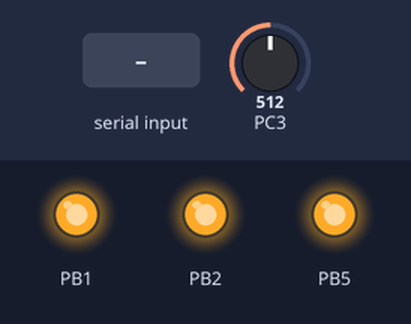
Recording of a program running on a simulated ATmega328P, built with avr-gcc and emulated at 16 MHz. Shown: output pins drawn as LEDs (lit = HIGH). Inputs (shaded band) come from the test bench; at power-on: PC3 = 512. What the program prints to the serial monitor is not drawn.

Above: at 1.2 s.
1.3 s: ",\n" received over Serial
Timing chart, 0 to 4.3 s (numbered marks = the images above; inputs shaded):
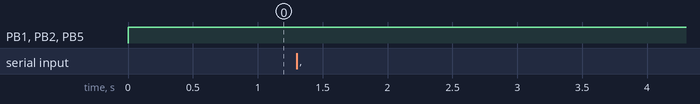

Measured:
- after the input at 1.3 s, every drawn part: stays the same

The program:

main.c
```c
#define F_CPU 16000000UL
#include <avr/io.h>
#include <avr/interrupt.h>

#include "pwm.h"
#include "adc.h"
#include "uart.h"
#include "temporizacion.h"

int main(void) {
    PWM_Init();
    ADC_Init();
    UART_Init();
    Temporizacion_Init();

    sei();

    UART_SendString("Control LED RGB iniciado.\r\n");
    UART_SendString("Formato de comando: SET_COLOR=X,X,X   (0 <= X <= 255)\r\n");

    uint32_t periodo_T = 6000; // Inicia lento (minima luz)
    uint32_t ultimo_lectura_adc = 0;

    while (1) {
        UART_ParseCommand();

        // Leemos el LDR cada 200ms para no bloquear la simulacion con lecturas continuas del ADC
        uint32_t ms_actual = Temporizacion_GetMillis();
        if ((ms_actual - ultimo_lectura_adc) > 200) {
            periodo_T = ADC_GetPeriodoT();
            ultimo_lectura_adc = ms_actual;
        }

        Temporizacion_AnimacionUpdate(periodo_T);
    }

    return 0;
}
```

adc.c
```c
#include "adc.h"
#include <avr/io.h>

static uint16_t leer_ADC(void) {
    ADCSRA |= (1 << ADSC);
    while (ADCSRA & (1 << ADSC));
    return ADC;
}

void ADC_Init(void) {
    ADMUX = (1 << REFS0) | (1 << MUX1) | (1 << MUX0);
    ADCSRA = (1 << ADEN) | (1 << ADPS2) | (1 << ADPS1) | (1 << ADPS0);
}

uint32_t ADC_GetPeriodoT(void) {
    uint16_t valor_adc = leer_ADC();
    uint32_t periodo = 6000 - ((uint32_t)valor_adc * 3000 / 1023);

    if (periodo < 3000) periodo = 3000;
    if (periodo > 6000) periodo = 6000;

    return periodo;
}
```

adc.h
```c
#ifndef _ADC_H_
#define _ADC_H_

#include <stdint.h>

void ADC_Init(void);
uint32_t ADC_GetPeriodoT(void);

#endif /* _ADC_H_ */
```

pwm.c
```c
#include "pwm.h"
#include <avr/io.h>
#include <avr/interrupt.h>

#define PWM_PERIOD 256

static volatile uint8_t color_r = 0;
static volatile uint8_t color_g = 0;
static volatile uint8_t color_b = 0;
static volatile uint8_t intensidad_actual = 0;
static volatile uint8_t rojo_soft_pwm = 0;
static volatile uint16_t contador_pwm_soft = 0;

ISR(TIMER0_OVF_vect) {
    if (++contador_pwm_soft >= PWM_PERIOD) {
        contador_pwm_soft = 0;
    }
    if (contador_pwm_soft < rojo_soft_pwm) {
        PORTB &= ~(1 << PB5); // Prende (0V)
    } else {
        PORTB |= (1 << PB5);  // Apaga (5V)
    }
}

void PWM_Init(void) {
    DDRB |= (1 << PB1) | (1 << PB2) | (1 << PB5);
    PORTB |= (1 << PB5); // Iniciar apagado (5V)

    TCCR1A |= (1 << WGM10);
    TCCR1B |= (1 << WGM12);
    TCCR1A |= (1 << COM1A1) | (1 << COM1A0) | (1 << COM1B1) | (1 << COM1B0);
    TCCR1B |= (1 << CS12);

    TCCR0B |= (1 << CS00);
    TIMSK0 |= (1 << TOIE0);
}

void PWM_SetColor(uint8_t r, uint8_t g, uint8_t b) {
    color_r = r;
    color_g = g;
    color_b = b;
}

void PWM_SetIntensity(uint8_t intensity) {
    intensidad_actual = intensity;
}

void PWM_Update(void) {
    uint8_t azul_escalado = ((uint16_t)color_b * intensidad_actual) / 255;
    uint8_t verde_escalado = ((uint16_t)color_g * intensidad_actual) / 255;
    uint8_t rojo_escalado = ((uint16_t)color_r * intensidad_actual) / 255;

    OCR1A = azul_escalado;
    OCR1B = verde_escalado;
    rojo_soft_pwm = rojo_escalado;
}
```

pwm.h
```c
#ifndef _PWM_H_
#define _PWM_H_

#include <stdint.h>

void PWM_Init(void);
void PWM_SetColor(uint8_t r, uint8_t g, uint8_t b);
void PWM_SetIntensity(uint8_t intensity);
void PWM_Update(void);

#endif /* _PWM_H_ */
```

temporizacion.c
```c
#include "temporizacion.h"
#include "pwm.h"
#include <avr/io.h>
#include <avr/interrupt.h>

static volatile uint32_t ms_totales = 0;

ISR(TIMER2_COMPA_vect) {
    ms_totales++;
}

void Temporizacion_Init(void) {
    TCCR2A |= (1 << WGM21);
    TCCR2B |= (1 << CS22);
    OCR2A = 249;
    TIMSK2 |= (1 << OCIE2A);
}

uint32_t Temporizacion_GetMillis(void) {
    uint32_t ms;
    cli();
    ms = ms_totales;
    sei();
    return ms;
}

void Temporizacion_AnimacionUpdate(uint32_t periodo_T) {
    static uint32_t ms_inicio_ciclo = 0;

    uint32_t ms_actual = Temporizacion_GetMillis();
    uint32_t ms_transcurridos = ms_actual - ms_inicio_ciclo;

    if (ms_transcurridos >= periodo_T) {
        ms_inicio_ciclo = ms_actual;
        ms_transcurridos = 0;
    }

    uint8_t intensidad_actual;
    if (ms_transcurridos <= 1000) {
        intensidad_actual = ((uint32_t)ms_transcurridos * 255) / 1000;
    } else if (ms_transcurridos <= 2000) {
        intensidad_actual = 255;
    } else if (ms_transcurridos <= 3000) {
        uint32_t ms_en_bajada = ms_transcurridos - 2000;
        intensidad_actual = 255 - ((ms_en_bajada * 255) / 1000);
    } else {
        intensidad_actual = 0;
    }

    PWM_SetIntensity(intensidad_actual);
    PWM_Update();
}
```

temporizacion.h
```c
#ifndef _TEMPORIZACION_H_
#define _TEMPORIZACION_H_

#include <stdint.h>

void Temporizacion_Init(void);
uint32_t Temporizacion_GetMillis(void);
void Temporizacion_AnimacionUpdate(uint32_t periodo_T);

#endif /* _TEMPORIZACION_H_ */
```

uart.c
```c
#include "uart.h"
#include "pwm.h"
#include <avr/io.h>
#include <avr/interrupt.h>
#include <string.h>

#define BUFFER_SIZE 32

static volatile char rx_buffer[BUFFER_SIZE];
static volatile uint8_t rx_index = 0;
static volatile uint8_t flag_comando_listo = 0;

ISR(USART_RX_vect) {
    char c = UDR0;

    if (flag_comando_listo == 0) {
        if (c == '\n' || c == '\r') {
            if (rx_index > 0) {
                rx_buffer[rx_index] = '\0';
                flag_comando_listo = 1;
            }
        } else if (rx_index < BUFFER_SIZE - 1) {
            rx_buffer[rx_index++] = c;
        }
    }
}

void UART_Init(void) {
    UBRR0 = 103;
    UCSR0B = (1 << RXEN0) | (1 << TXEN0) | (1 << RXCIE0);
    UCSR0C = (1 << UCSZ01) | (1 << UCSZ00);
}

void UART_SendString(const char *str) {
    while (*str) {
        while (!(UCSR0A & (1 << UDRE0)));
        UDR0 = *str++;
    }
}

void UART_ParseCommand(void) {
    if (flag_comando_listo) {
        char *ptr = strstr((char*)rx_buffer, "SET_COLOR");
        if (ptr != NULL) {
            ptr = strchr(ptr, '=');
            if (ptr != NULL) {
                ptr++;

                int r = 0, g = 0, b = 0;
                uint8_t formato_ok = 1;

                while(*ptr == ' ') ptr++;
                if (!(*ptr >= '0' && *ptr <= '9')) formato_ok = 0;
                while(*ptr >= '0' && *ptr <= '9') { r = r * 10 + (*ptr - '0'); ptr++; }

                if (formato_ok && *ptr == ',') {
                    ptr++;
                    while(*ptr == ' ') ptr++;
                    if (!(*ptr >= '0' && *ptr <= '9')) formato_ok = 0;
                    while(*ptr >= '0' && *ptr <= '9') { g = g * 10 + (*ptr - '0'); ptr++; }

                    if (formato_ok && *ptr == ',') {
                        ptr++;
                        while(*ptr == ' ') ptr++;
                        if (!(*ptr >= '0' && *ptr <= '9')) formato_ok = 0;
                        while(*ptr >= '0' && *ptr <= '9') { b = b * 10 + (*ptr - '0'); ptr++; }

                        if (formato_ok && (r > 255 || g > 255 || b > 255)) {
                            formato_ok = 0;
                        }

                        if (formato_ok) {
                            PWM_SetColor((uint8_t)r, (uint8_t)g, (uint8_t)b);
                        } else {
                            UART_SendString("FORMATO ERRONEO, FORMATO ADECUADO:SET_COLOR=X,X,X   0<=X<=255\r\n");
                        }
                    } else {
                        UART_SendString("FORMATO ERRONEO, FORMATO ADECUADO:SET_COLOR=X,X,X   0<=X<=255\r\n");
                    }
                } else {
                    UART_SendString("FORMATO ERRONEO, FORMATO ADECUADO:SET_COLOR=X,X,X   0<=X<=255\r\n");
                }
            } else {
                UART_SendString("FORMATO ERRONEO, FORMATO ADECUADO:SET_COLOR=X,X,X   0<=X<=255\r\n");
            }
        } else {
            UART_SendString("Comando desconocido.\r\n");
            UART_SendString("FORMATO ADECUADO:SET_COLOR=X,X,X   0<=X<=255\r\n");
        }

        rx_index = 0;
        flag_comando_listo = 0;
    }
}
```

uart.h
```c
#ifndef _UART_H_
#define _UART_H_

#include <stdint.h>

void UART_Init(void);
void UART_SendString(const char *str);
void UART_ParseCommand(void);

#endif /* _UART_H_ */
```
